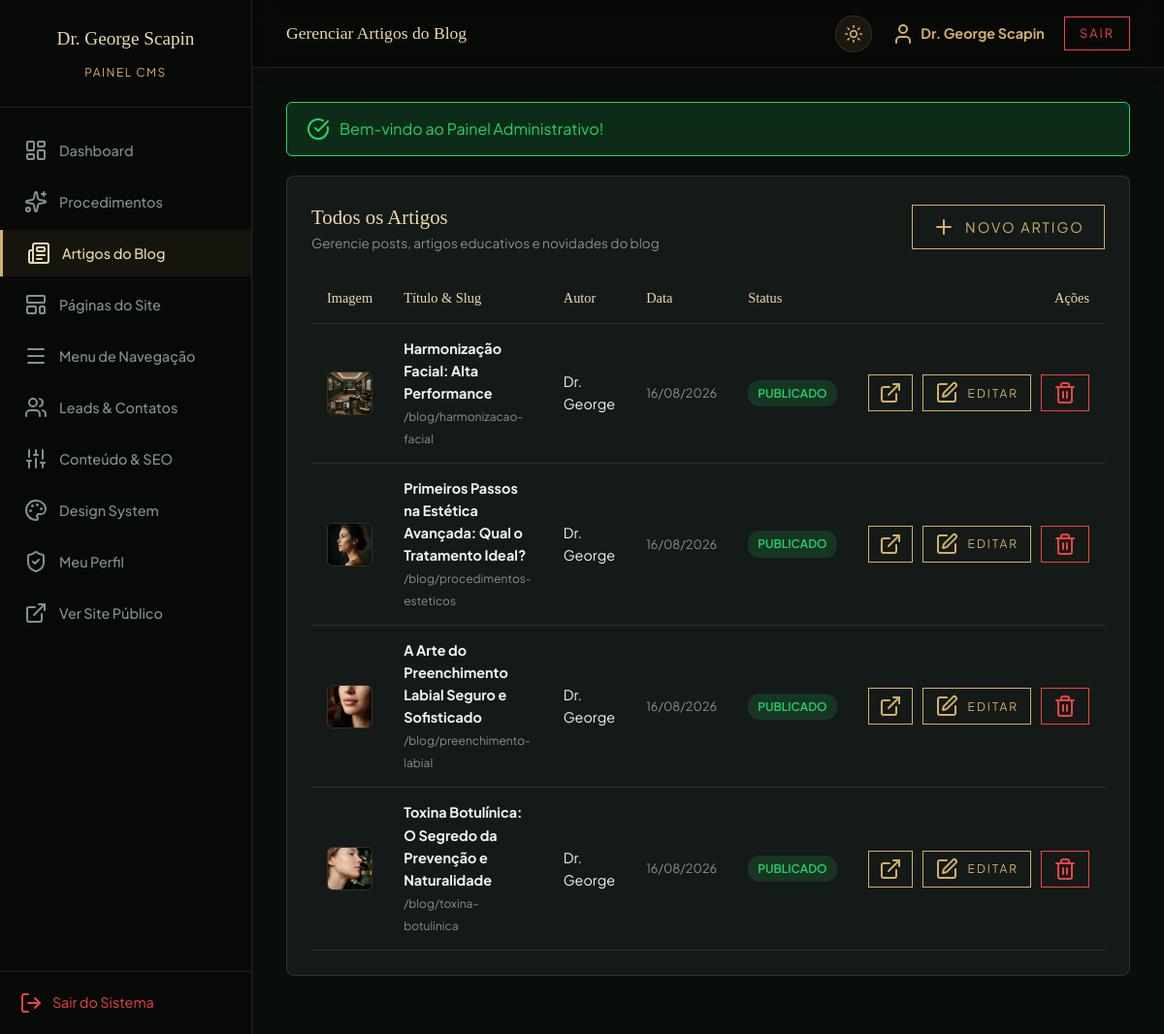
The app's page /admin/posts (signed in) with its own data.
### tables this page shows
CREATE TABLE `posts` (
  `id` int NOT NULL AUTO_INCREMENT,
  `title` varchar(255) NOT NULL,
  `slug` varchar(255) NOT NULL,
  `author` varchar(100) DEFAULT 'Dr. George',
  `summary` text NOT NULL,
  `content` longtext NOT NULL,
  `image_url` varchar(255) DEFAULT NULL,
  `is_published` tinyint(1) DEFAULT '1',
  `created_at` datetime DEFAULT CURRENT_TIMESTAMP,
  `updated_at` datetime DEFAULT CURRENT_TIMESTAMP ON UPDATE CURRENT_TIMESTAMP,
  PRIMARY KEY (`id`),
  UNIQUE KEY `slug` (`slug`)
);

### app/Presentation/Controllers/AdminController.php (called while the page is built, shortened)
<?php
class AdminController
{
    private PDOPostRepository $postRepo;
    public function __construct()
    {
        $this->postRepo = new PDOPostRepository();
    }
    public function posts(): void
    {
        $page = max(1, (int)($_GET['page'] ?? 1));
        $perPage = 5;
        $pagination = $this->postRepo->getPaginated($page, $perPage, false);
        $posts = $pagination['data'];
        require admin_view_path('posts');
    }
}

### app/helpers.php (called while the page is built, shortened)
<?php
if (!function_exists('asset')) {
    function asset(string $path): string {
        $path = ltrim($path, '/');
        return '/' . $path;
    }
}
if (!function_exists('url')) {
    function url(string $path = ''): string {
        $path = ltrim($path, '/');
        return '/' . $path;
    }
}

### app/Infrastructure/Database/Connection.php (called while the page is built, shortened)
<?php
class Connection
{
    private static ?PDO $instance = null;
    public static function getInstance(): PDO
    {
        if (self::$instance === null) {
            $config = require __DIR__ . '/../../../config/database.php';
            try {
                $driver = $config['driver'] ?? 'mysql';
                if ($driver === 'sqlite') {
                    $dbPath = $config['database'];
                    self::$instance = new PDO("sqlite:" . $dbPath, null, null, [
                        PDO::ATTR_ERRMODE => PDO::ERRMODE_EXCEPTION,
                        PDO::ATTR_DEFAULT_FETCH_MODE => PDO::FETCH_ASSOC,
                        PDO::ATTR_EMULATE_PREPARES => false
                    ]);
                    self::$instance->exec('PRAGMA foreign_keys = ON;');
                } else {
                    $dsn = "mysql:host={$config['host']};port={$config['port']};dbname={$config['database']};charset={$config['charset']}";
                    self::$instance = new PDO($dsn, $config['username'], $config['password'], [
                        PDO::ATTR_ERRMODE => PDO::ERRMODE_EXCEPTION,
                        PDO::ATTR_DEFAULT_FETCH_MODE => PDO::FETCH_ASSOC,
                        PDO::ATTR_EMULATE_PREPARES => false,
                        PDO::MYSQL_ATTR_INIT_COMMAND => "SET NAMES utf8mb4"
                    ]);
                }
            } catch (PDOException $e) {
                die("Erro na conexão com o banco de dados MySQL: " . $e->getMessage());
            }
        }
        return self::$instance;
    }
}

### app/Infrastructure/Repositories/PDOPostRepository.php (called while the page is built, shortened)
<?php
class PDOPostRepository
{
    private PDO $pdo;
    public function __construct()
    {
        $this->pdo = Connection::getInstance();
    }
    public function getPaginated(int $page = 1, int $perPage = 3, bool $onlyPublished = true): array
    {
        try {
            $page = max(1, $page);
            $offset = ($page - 1) * $perPage;
            $countSql = "SELECT COUNT(*) as total FROM posts";
            $countStmt = $this->pdo->query($countSql);
            $total = (int)($countStmt ? ($countStmt->fetch()['total'] ?? 0) : 0);
            $lastPage = (int)ceil($total / $perPage);
            $sql = "SELECT * FROM posts";
            $sql .= " ORDER BY created_at DESC, id DESC LIMIT :limit OFFSET :offset";
            $stmt = $this->pdo->prepare($sql);
            $stmt->bindValue(':limit', $perPage, PDO::PARAM_INT);
            $stmt->bindValue(':offset', $offset, PDO::PARAM_INT);
            $stmt->execute();
            $data = $stmt->fetchAll();
            return [
                'data' => $data,
                'total' => $total,
                'current_page' => $page,
                'per_page' => $perPage,
                'last_page' => max(1, $lastPage)
            ];
        } catch (\Throwable $e) {
            return ['data' => [], 'total' => 0, 'current_page' => 1, 'per_page' => $perPage, 'last_page' => 1];
        }
    }
}

### admin/views/posts.php (the view, shortened to what this page needs)
<div class="admin-card">
  <div style="display: flex; justify-content: space-between; align-items: center; margin-bottom: 20px; flex-wrap: wrap; gap: 15px;">
    <div>
      <h3 style="color: var(--gold-light); font-size: 1.3rem;">Todos os Artigos</h3>
      <p style="color: var(--text-muted); font-size: 0.85rem;">Gerencie posts, artigos educativos e novidades do blog</p>
    </div>
    <a href="<?= url('/admin/posts/create') ?>" class="btn-primary" style="padding: 10px 20px;">
      <i data-lucide="plus" size="16"></i> Novo Artigo
    </a>
  </div>
  <?php if (empty($posts)): ?>
    <p style="color: var(--text-muted); text-align: center; padding: 30px;">Nenhum artigo cadastrado no blog ainda.</p>
  <?php else: ?>
    <table class="admin-table">
      <thead>
        <tr>
          <th>Imagem</th>
          <th>Título & Slug</th>
          <th>Autor</th>
          <th>Data</th>
          <th>Status</th>
          <th style="text-align: right;">Ações</th>
        </tr>
      </thead>
      <tbody>
        <?php foreach ($posts as $p): ?>
          <tr>
            <td>
              <?php if (!empty($p['image_url'])): ?>
                <img src="<?= asset($p['image_url']) ?>" style="width: 65px; height: 45px; object-fit: cover; border-radius: 6px; border: 1px solid var(--card-border); display: block;">
              <?php endif; ?>
            </td>
            <td>
              <strong><?= htmlspecialchars($p['title']) ?></strong><br>
              <small style="color: var(--text-muted); font-size: 0.75rem;">/blog/<?= htmlspecialchars($p['slug']) ?></small>
            </td>
            <td><?= htmlspecialchars($p['author'] ?? 'Dr. George') ?></td>
            <td style="color: var(--text-muted); font-size: 0.8rem;"><?= date('d/m/Y', strtotime($p['created_at'])) ?></td>
            <td>
              <span class="badge <?= $p['is_published'] ? 'badge-success' : 'badge-muted' ?>">
                <?= $p['is_published'] ? 'Publicado' : 'Rascunho' ?>
              </span>
            </td>
            <td style="text-align: right;">
              <div style="display: inline-flex; gap: 10px;">
                <a href="<?= url('/blog/' . $p['slug']) ?>" target="_blank" class="btn-primary" style="padding: 6px 10px; font-size: 0.75rem;" title="Visualizar Artigo">
                  <i data-lucide="external-link" size="14"></i>
                </a>
                <a href="<?= url('/admin/posts/edit/' . $p['id']) ?>" class="btn-primary" style="padding: 6px 12px; font-size: 0.75rem;" title="Editar Artigo">
                  <i data-lucide="edit" size="14"></i> Editar
                </a>
                <button type="button" onclick="openConfirmModal({
                  title: 'Excluir Artigo do Blog?',
                  message: 'Deseja realmente excluir a publicação <strong><?= htmlspecialchars(addslashes($p['title'])) ?></strong>? O conteúdo e a imagem de capa serão removidos do site.',
                  actionUrl: '<?= url('/admin/posts/delete/' . $p['id']) ?>',
                  btnText: '<i data-lucide=\'trash-2\' size=\'15\'></i> Sim, Excluir Artigo'
                })" class="btn-primary" style="padding: 6px 12px; font-size: 0.75rem; border-color: #ef4444; color: #ef4444;" title="Excluir Artigo">
                  <i data-lucide="trash-2" size="14"></i>
                </button>
              </div>
            </td>
          </tr>
        <?php endforeach; ?>
      </tbody>
    </table>
  <?php endif; ?>
</div>
<?php
require __DIR__ . '/../layouts/admin_layout.php';
?>

### public/assets/css/style.css (style rules this page uses)
:root { --bg-color: #060907; --bg-light: #121814; --bg-input: #1a221c; --gold-primary: #C5A059; --gold-light: #E0C38C; --text-main: #F4F4F4; --text-muted: #A0A0A0; --header-bg: rgba(6, 9, 7, 0.95); --header-border: rgba(197, 160, 89, 0.15); --hero-overlay-start: rgba(6,9,7,0.4); --hero-overlay-end: rgba(6,9,7,0.9); --page-header-bg: linear-gradient(to bottom, #121814 0%, #060907 100%); --card-border: rgba(197, 160, 89, 0.1); --card-border-hover: rgba(197, 160, 89, 0.4); --card-bg: #121814; --hero-bg-image: url('./assets/hero.png'); --logo-filter: invert(86%) sepia(18%) saturate(687%) hue-rotate(345deg) brightness(97%) contrast(89%); --font-serif: 'Playfair Display', serif; --font-sans: 'Montserrat', sans-serif; }
* { margin: 0; padding: 0; box-sizing: border-box; }
body { background-color: var(--bg-color); color: var(--text-main); font-family: var(--font-sans); line-height: 1.6; -webkit-font-smoothing: antialiased; overflow-x: hidden; transition: background-color 0.4s ease, color 0.4s ease; }
h1, h2, h3, h4 { font-family: var(--font-serif); font-weight: 400; }
img { max-width: 100%; height: auto; display: block; }
.btn-primary { display: inline-flex; align-items: center; gap: 10px; padding: 15px 35px; background-color: transparent; color: var(--gold-primary); border: 1px solid var(--gold-primary); text-decoration: none; font-size: 0.9rem; letter-spacing: 2px; text-transform: uppercase; transition: all 0.3s; cursor: pointer; }

### public/assets/css/admin-design-system.css (style rules this page uses)
:root { --font-sans: 'Plus Jakarta Sans', -apple-system, BlinkMacSystemFont, "Segoe UI", Roboto, sans-serif; --font-serif: 'Playfair Display', Georgia, serif; --admin-sidebar-w: 260px; --admin-topbar-h: 68px; --radius-xs: 4px; --radius-sm: 8px; --radius-md: 12px; --radius-lg: 16px; --radius-xl: 24px; --radius-full: 9999px; --transition-fast: 0.15s cubic-bezier(0.4, 0, 0.2, 1); --transition-base: 0.25s cubic-bezier(0.4, 0, 0.2, 1); --transition-smooth: 0.35s cubic-bezier(0.4, 0, 0.2, 1); }
[data-theme="dark"] { --bg-app: #0d1210; --bg-surface: #141a17; --bg-surface-container: #1b231f; --bg-surface-container-high: #232c27; --bg-surface-variant: #28342e; --border-subtle: rgba(255, 255, 255, 0.08); --border-strong: rgba(255, 255, 255, 0.15); --card-border: rgba(197, 160, 89, 0.18); --text-main: #f1f5f3; --text-secondary: #c0ccc5; --text-muted: #82938a; --text-disabled: #54645b; --color-primary: #d4af65; --color-primary-hover: #e0c283; --color-primary-container: rgba(212, 175, 101, 0.15); --color-on-primary: #121814; --color-on-primary-container: #ecd8ae; --gold-primary: #d4af65; --gold-light: #ecd8ae; --bg-color: #0d1210; --bg-light: #141a17; --bg-input: #1b231f; --color-success: #10b981; --color-success-container: rgba(16, 185, 129, 0.15); --color-on-success: #064e3b; --color-error: #f43f5e; --color-error-container: rgba(244, 63, 94, 0.15); --color-on-error: #881337; --color-warning: #f59e0b; --color-warning-container: rgba(245, 158, 11, 0.15); --color-on-warning: #78350f; --color-info: #0ea5e9; --color-info-container: rgba(14, 165, 233, 0.15); --color-on-info: #075985; --elevation-1: 0px 1px 3px rgba(0, 0, 0, 0.4), 0px 1px 2px rgba(0, 0, 0, 0.6); --elevation-2: 0px 4px 12px rgba(0, 0, 0, 0.5); --elevation-3: 0px 8px 24px rgba(0, 0, 0, 0.6); }

### admin/layouts/admin_layout.php (style rules this page uses)
:root { --admin-sidebar-w: 260px; }
body { display: flex; min-height: 100vh; background: #090e0b; transition: background-color 0.3s ease, color 0.3s ease; }
.admin-card { background: var(--bg-light); border: 1px solid var(--card-border); border-radius: 8px; padding: 25px; margin-bottom: 25px; transition: background-color 0.3s ease, border-color 0.3s ease, box-shadow 0.3s ease; }
.admin-table { width: 100%; border-collapse: collapse; margin-top: 15px; }
.admin-table th, .admin-table td { padding: 14px 16px; text-align: left; border-bottom: 1px solid var(--card-border); font-size: 0.9rem; }
.admin-table th { color: var(--gold-light); font-family: var(--font-serif); font-weight: 500; }
.badge { display: inline-block; padding: 4px 10px; border-radius: 12px; font-size: 0.75rem; text-transform: uppercase; font-weight: 600; }
.badge-success { background: rgba(37, 211, 102, 0.15); color: #25D366; }

### records on screen
posts: image_url (picture), title "Harmonização Facial: Alta Performance", slug "harmonizacao-facial", author "Dr. George", created_at "16/08/2026", is_published "PUBLICADO"
posts: image_url (picture), title "Primeiros Passos na Estética Avançada: Qual o Tratamento Ideal?", slug "procedimentos-esteticos", author "Dr. George", created_at "16/08/2026", is_published "PUBLICADO"
posts: image_url (picture), title "A Arte do Preenchimento Labial Seguro e Sofisticado", slug "preenchimento-labial", author "Dr. George", created_at "16/08/2026", is_published "PUBLICADO"
posts: image_url (picture), title "Toxina Botulínica: O Segredo da Prevenção e Naturalidade", slug "toxina-botulinica", author "Dr. George", created_at "16/08/2026", is_published "PUBLICADO"

### other values on screen
$pageTitle "Gerenciar Artigos do Blog"
$user['name'] "Dr. George Scapin"
$msg "Bem-vindo ao Painel Administrativo!"
